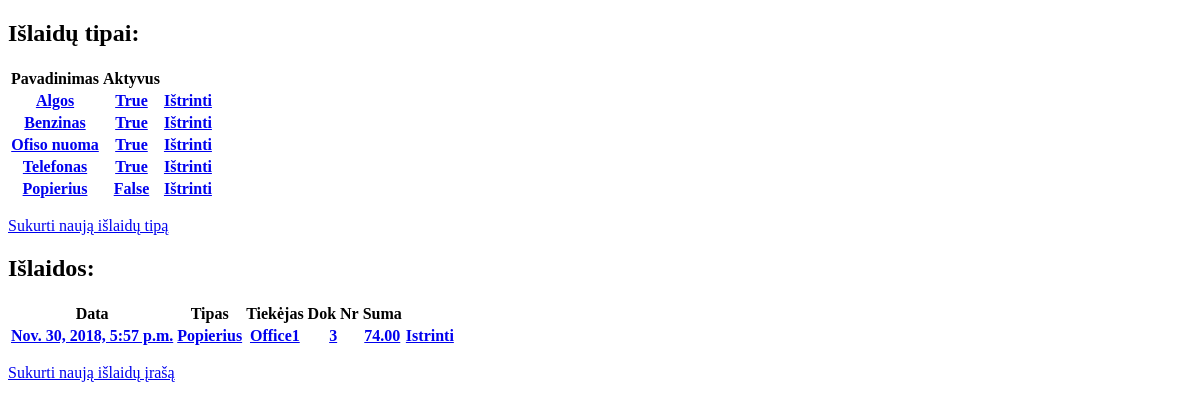
Before: / with the older database file.
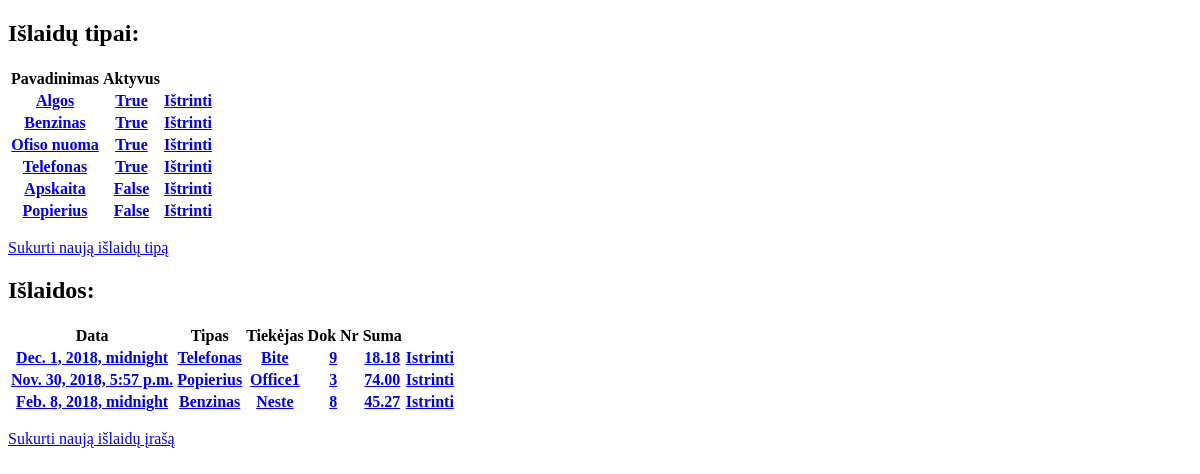
After: the same page with the newer database file.
### islaidos_app/models.py (models this page shows, shortened)
class Islaidu_tipai(models.Model):
    tipas = models.CharField(max_length=50)
    aktyvus = models.BooleanField()
    def __str__(self):
        return self.tipas

class Islaidos(models.Model):
    data = models.DateTimeField()
    tiekejas = models.CharField(max_length=100)
    tipas = models.ForeignKey(Islaidu_tipai, on_delete=models.CASCADE)
    dok_nr = models.IntegerField()
    suma = models.DecimalField(max_digits=9, decimal_places=2)

### islaidos_app/views.py (the view)
# urls.py: path('', sarasas, name='sarasas'),
def sarasas(request):
    islaidos = Islaidos.objects.all().order_by('-data')
    islaidu_tipai = Islaidu_tipai.objects.all().order_by('-aktyvus', 'tipas')
    return render(request, 'sarasas.html', {'islaidos': islaidos, 'islaidu_tipai':islaidu_tipai})

### islaidos_app/templates/sarasas.html (shortened to what this page needs)
<!doctype html>
<html lang="en">
<head>
</head>
<body>
    <h2>
        Išlaidų tipai:
    </h2>
    <table>
        <tr>
            <th>Pavadinimas</th>
            <th>Aktyvus</th>
        </tr>
        {% for tipas in islaidu_tipai %}
        <tr>
            <th>
                <a href="{% url 'pakeisti_tipa' tipas.id %}">{{tipas.tipas}}
                </a>
            </th>
            <th>
                <a href="{% url 'pakeisti_tipa' tipas.id %}">{{tipas.aktyvus}}
                </a>
            </th>
            {% if tipas %}
            <th>
                <a href="{% url 'istrinti_tipa' tipas.id %}">Ištrinti</a>
            </th>
            {% endif %}
        </tr>
        {% endfor %}
    </table>
    <p>
        <a href="{% url 'sukurti_tipa' %}">Sukurti naują išlaidų tipą</a>
    </p>
    <h2>
        Išlaidos:
    </h2>
    <table>
        <tr>
            <th>Data</th>
            <th>Tipas</th>
            <th>Tiekėjas</th>
            <th>Dok Nr</th>
            <th>Suma</th>
        </tr>
        {% for islaida in islaidos %}
        <tr>
            <th>
                <a href="{% url 'pakeisti_is' islaida.id %}">{{islaida.data}}
                </a>
            </th>
            <th>
                <a href="{% url 'pakeisti_is' islaida.id %}">{{islaida.tipas}}
                </a>
            </th>
            <th>
                <a href="{% url 'pakeisti_is' islaida.id %}">{{islaida.tiekejas}}
                </a>
            </th>
            <th>
                <a href="{% url 'pakeisti_is' islaida.id %}">{{islaida.dok_nr}}
                </a>
            </th>
            <th>
                <a href="{% url 'pakeisti_is' islaida.id %}">{{islaida.suma}}
                </a>
            </th>
            <th>
                {% if islaida %}
                <a href="{% url 'istrinti_is' islaida.id %}">Istrinti
                </a>
                {% endif %}
            </th>
        </tr>
        {% endfor %}
    </table>
    <p>
        <a href="{% url 'sukurti_is' %}">Sukurti naują išlaidų įrašą</a>
    </p>
</body>
</html>

Changed rows visible on the page:
added Islaidu_tipai: tipas "Apskaita", aktyvus "False"
added Islaidos: data "Dec. 1, 2018, midnight", tipas "Telefonas", tiekejas "Bite", dok_nr "9", suma "18.18"
added Islaidos: data "Feb. 8, 2018, midnight", tipas "Benzinas", tiekejas "Neste", dok_nr "8", suma "45.27"
